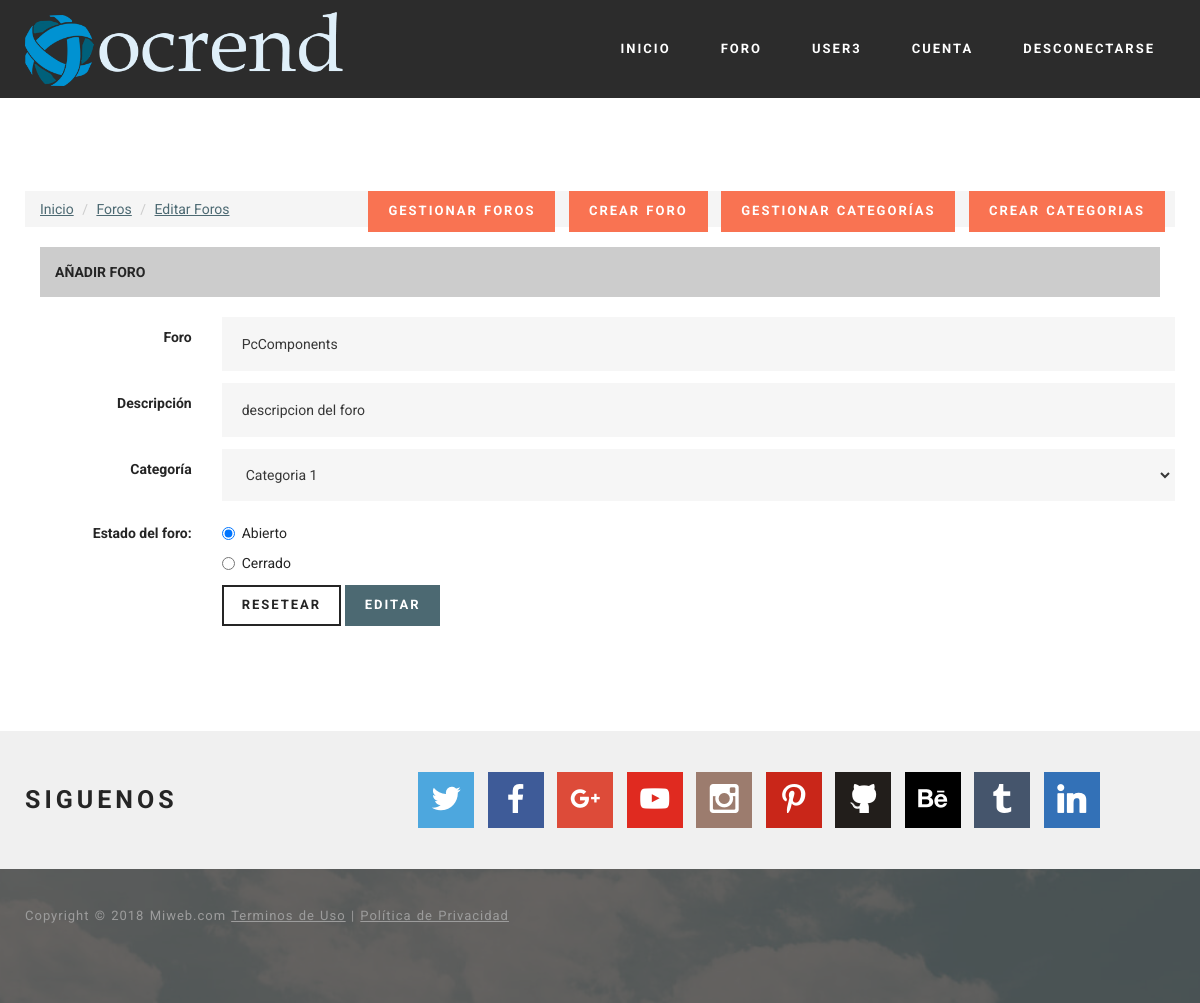
/?view=configforos&mode=edit&id=14 (signed in), run on the app's committed database.
### tables this page shows
CREATE TABLE `users` (
  `id` bigint(255) NOT NULL,
  `user` varchar(17) NOT NULL,
  `pass` varchar(50) NOT NULL,
  `email` varchar(40) NOT NULL,
  `permiso` int(1) NOT NULL DEFAULT '0' COMMENT '0=Usuario normal,  1= moderador  2=admin',
  `activo` int(1) NOT NULL DEFAULT '0',
  `keyreg` varchar(120) NOT NULL DEFAULT '',
  `keypass` varchar(50) NOT NULL,
  `new_pass` varchar(50) NOT NULL,
  `ultima_conexion` int(80) NOT NULL DEFAULT '1539558829',
  `no_leidos` text NOT NULL,
  `img_perfil` varchar(100) NOT NULL DEFAULT 'noavatar.gif',
  `firma` varchar(255) NOT NULL DEFAULT 'Esta es la firma de usuario',
  `rango` varchar(70) NOT NULL DEFAULT 'Usuario',
  `edad` int(3) NOT NULL DEFAULT '18',
  `fecha_reg` varchar(11) NOT NULL DEFAULT '15/10/2018',
  `biografia` varchar(255) NOT NULL DEFAULT 'Biografía del usuario.'
);

CREATE TABLE `foros` (
  `id` int(255) NOT NULL,
  `nombre` varchar(255) NOT NULL,
  `descripcion` varchar(255) NOT NULL,
  `cantidad_mensajes` bigint(255) NOT NULL DEFAULT '0',
  `cantidad_temas` bigint(255) NOT NULL DEFAULT '0',
  `id_categoria` int(100) NOT NULL DEFAULT '1',
  `estado` int(1) NOT NULL DEFAULT '1' COMMENT '1 es el estado abierto del foro y 0 para crrarlo y solo admin tiene acceso',
  `ultimo_tema` varchar(255) NOT NULL,
  `id_ultimo_tema` bigint(255) NOT NULL
);

### core/bin/functions/Users.php (called while the page is built, shortened)
<?php
function Users(){
$db = new Conexion();
$query =  $db->query("SELECT timer FROM config WHERE id='1' LIMIT 1;");
$timer = $db->recorrer($query)[0];
$db-> liberar($query);
$sql = $db->query("SELECT * FROM users");
$usuarios_actuales_db = $db->rows($sql);
if($_SESSION['cantidad_usuarios'] != $usuarios_actuales_db or (time() - 60) <= $timer) {
  while($d = $db->recorrer($sql)) {
    $users[$d['id']]= $d;}
}else {
  if (!isset($_SESSION['users'])) {
    while($d = $db->recorrer($sql)) {
      $users[$d['id']]= $d;}
  } else {
    $users = $_SESSION['users'];
  }
}
return $_SESSION['users'];
}
?>

### core/core.php (called while the page is built, shortened)
<?php
require('core/models/class.Conexion.php');
require('core/bin/functions/Users.php');
require('core/bin/functions/Categorias.php');
require('core/bin/functions/Foros.php');
$_users = Users();
$_categorias = Categorias();
$_foros = Foros();
?>

### core/models/class.Conexion.php (called while the page is built, shortened)
<?php
class Conexion extends mysqli {
public function rows($query){
  return mysqli_num_rows($query);
}
public function liberar($query){
  return mysqli_free_result($query);
}
public function recorrer($query){
  return mysqli_fetch_array($query);
}
}
 ?>

### core/bin/functions/Foros.php (called while the page is built, shortened)
<?php
function Foros(){
$db = new Conexion();
$sql = $db->query("SELECT * FROM foros;");
if($db->rows($sql) > 0) {
  while($d = $db->recorrer($sql)) {
    $foros[$d['id']]= $d;
    }
}else {
  $foros = false;
}
return $foros;
}
?>

### core/bin/functions/Categorias.php (called while the page is built, shortened)
<?php
function Categorias(){
$db = new Conexion();
$sql = $db->query("SELECT * FROM categorias;");
if($db->rows($sql) > 0) {
  while($d = $db->recorrer($sql)) {
    $categorias[$d['id']]= $d;
    }
}else {
  $categorias = false;
}
return $categorias;
}
?>

### html/forum/foros/edit_foro.php (the view, shortened to what this page needs)
<?php include(HTML_DIR . 'overall/header.php'); ?>
<body>
<?php include(HTML_DIR . 'overall/topnav.php'); ?>
 <section class="mbr-section mbr-after-navbar" id="content1-10">
     <div class="mbr-section__container container mbr-section__container--isolated">
 <?php
 if(isset($_SESSION['app_id']) and $_users[$_SESSION['app_id']]['permiso'] >= 2){
   echo'
  <div class="mbr-avbar__column"><ul class="mbr-navbar__items mbr-navbar__items--right mbr-buttons mbr-buttons--freeze mbr-buttons">
  <a class="mbr-buttons__btn btn btn-danger" href="?view=configforos">GESTIONAR FOROS</a>
  <a class="mbr-buttons__btn btn btn-danger" href="?view=configforos&mode=add">CREAR FORO</a>
  <a class="mbr-buttons__btn btn btn-danger" href="?view=categorias">GESTIONAR CATEGORÍAS</a>
  <a class="mbr-buttons__btn btn btn-danger" href="?view=categorias&mode=add">CREAR CATEGORIAS</a>
 </div>
   ';
 }
 ?>
  <ol class="breadcrumb">
    <li class="breadcrumb-item"><i class="fa fa-comments"></i><a href="?view=index">Inicio</a></li>
    <li class="breadcrumb-item"><i class="fa fa-comments"></i><a href="?view=forum">Foros</a></li>
    <li class="breadcrumb-item"><i class="fa fa-comments"></i><a href="?view=adm_foros">Editar Foros</a></li>
  </ol>
  <div class="col-sm-12">
    <table width="100%" border="0" cellspacing="2" cellpadding="2">
       <tr>
         <th scope="col" bgcolor="#CCCCCC" style="margin-bottom:5px; height:32px;" >
           <div align="left" style="margin-left:15px; margin-top:15px; margin-bottom:15px;">AÑADIR FORO</div></th>
       </tr>
     </table><br />
<div class="row">
  <div class="col-md_12">
    <form class="form-horizontal" id="form_foro" action="?view=configforos&mode=edit&id=<?php echo $id_foro;  ?>" method="POST" enctype="application/x-www-form-urlencoded">
      <fieldset>
        <div class="form-group">
          <label for="inputEmail" class="col-lg-2 control-label">Foro</label>
          <div class="col-lg-10">
          <input type="text" class="form-control" maxlength="200" name="nombre" placeholder="Nombre del foro" value="<?php echo $_foros[$_GET['id']]['nombre']; ?>">
        </div>
      </div>
      <div class="form-group">
        <label for="inputEmail" class="col-lg-2 control-label">Descripción</label>
        <div class="col-lg-10">
        <input type="text" class="form-control" maxlength="250" name="descripcion" placeholder="Descripción corta para el foro (Acepta HTML)" value="<?php echo $_foros[$_GET['id']]['descripcion']; ?>">
      </div>
      </div>
      <div class="form-group">
        <label for="inputEmail" class="col-lg-2 control-label">Categoría</label>
        <div class="col-lg-10">
        <select  name="categoria" class="form-control">
            <?php
              foreach($_categorias as $id_categoria => $array_categoria){
                if($id_categoria == $_foros[$_GET['id']]['id_categoria']){
                    echo '<option value="'.$id_categoria.'" selected>'.$_categorias[$id_categoria]['nombre'].'</option>';
                }else{
                    echo '<option value="'.$id_categoria.'">'.$_categorias[$id_categoria]['nombre'].'</option>';
                }
                }
          ?>
        </select>
      </div>
      </div>
      <div class="form-group">
        <label class="col-lg-2 control-label">Estado del foro:</label>
        <div class="col-lg-10">
                  <div class="radio">
                    <label>
                      <input type="radio" name="estado"  value="1" <?php if($_foros[$_GET['id']]['estado'] == 1){ echo 'checked=""';} ?> > Abierto
                    </label>
                    </div>
                    <div class="radio">
                      <label>
                        <input type="radio" name="estado" value="0" <?php if($_foros[$_GET['id']]['estado'] == 0){ echo 'checked=""';} ?> >Cerrado
                      </label>
                      </div>
                  </div>
              </div>
      <div class="form-group">
        <div class="col-lg-10 col-lg-offset-2">
          <button type="reset" class="btn btn-default">RESETEAR</button>
          <button type="submit" class="btn btn-primary">EDITAR</button>
        </div>
      </div>
    </fieldset>
</form>
</div>
</div>
 </div>
 </section>
 <?php include(HTML_DIR . 'overall/footer.php'); ?>
 </body>
 </html>

### html/overall/topnav.php (shortened to what this page needs)
<section class="mbr-navbar mbr-navbar--freeze mbr-navbar--absolute mbr-navbar--sticky mbr-navbar--auto-collapse" id="ext_menu-0">
    <div class="mbr-navbar__section mbr-section">
        <div class="mbr-section__container container">
            <div class="mbr-navbar__container">
                <div class="mbr-navbar__column mbr-navbar__column--s mbr-navbar__brand">
                    <span class="mbr-navbar__brand-link mbr-brand mbr-brand--inline">
                        <span class="mbr-brand__logo"><a href="#"><img class="mbr-navbar__brand-img mbr-brand__img" src="views/images/logo.png" alt="Mobirise"></a></span>
                    </span>
                </div>
                <div class="mbr-navbar__column mbr-navbar__menu">
                    <nav class="mbr-navbar__menu-box mbr-navbar__menu-box--inline-right">
                        <div class="mbr-navbar__column"><ul class="mbr-navbar__items mbr-navbar__items--right mbr-buttons mbr-buttons--freeze mbr-buttons--right btn-decorator mbr-buttons--active"><li class="mbr-navbar__item">
                          <a class="mbr-buttons__link btn text-white" href="#">INICIO</a></li><li class="mbr-navbar__item">
                            <a class="mbr-buttons__link btn text-white" href="?view=forum">FORO</a></li><li class="mbr-navbar__item">
<?php
if(!isset($_SESSION['app_id'])){
  echo '<a class="mbr-buttons__link btn text-white" data-toggle="modal" data-target="#Login">INICIAR SESIÓN</a></li><li class="mbr-navbar__item">
  <div class="mbr-navbar__column"><ul class="mbr-navbar__items mbr-navbar__items--right mbr-buttons mbr-buttons--freeze mbr-buttons--right btn-inverse mbr-buttons--active">
  <li class="mbr-navbar__item"><a class="mbr-buttons__btn btn btn-danger" data-toggle="modal" data-target="#Registro">REGISTRO</a></li></ul></div>
';
}else {
  echo '<a class="mbr-buttons__link btn text-white" href="?view=perfil&id='.$_SESSION['app_id'].'">'. strtoupper($_users[$_SESSION['app_id']]['user']) .'</a></li><li class="mbr-navbar__item">
        <a class="mbr-buttons__link btn text-white" href="?view=cuenta">CUENTA</a></li><li class="mbr-navbar__item">
        <a class="mbr-buttons__link btn text-white" href="?view=logout">DESCONECTARSE</a></li><li class="mbr-navbar__item">
  ';
}
?>
                    </nav>
                </div>
            </div>
        </div>
    </div>
</section>

### views/mobirise/css/style.css (style rules this page uses)
html { position: relative; min-height: 100%; }
.mbr-navbar { position: relative; width: 100%; }
.mbr-navbar:before { content: ""; display: block; }
.mbr-navbar__brand-link:after, .mbr-navbar__brand-img { height: 74px; }
.mbr-navbar:before, .mbr-navbar__container { height: 98px; }
.mbr-navbar__brand-img { position: relative; }
.mbr-navbar__brand-img, .mbr-navbar__container, .mbr-navbar__section { -webkit-transition: all 300ms ease-in-out 0s; -o-transition: all 300ms ease-in-out 0s; transition: all 300ms ease-in-out 0s; }
.mbr-navbar__section { background: #2c2c2c; height: auto; position: absolute; top: 0; width: 100%; z-index: 1000; }
.mbr-navbar__container { display: table; padding: 12px 0; width: 100%; }
.mbr-navbar__menu-box { display: table; width: 100%; }
.mbr-navbar__menu-box--inline-left, .mbr-navbar__menu-box--inline-center, .mbr-navbar__menu-box--inline-right { display: block; text-align: left; }
.mbr-navbar__menu-box--inline-right { text-align: right; }
.mbr-navbar__column { display: table-cell; vertical-align: middle; }
.mbr-navbar__column--s { width: 20%; }
.mbr-navbar__menu-box--inline-left .mbr-navbar__column, .mbr-navbar__menu-box--inline-center .mbr-navbar__column, .mbr-navbar__menu-box--inline-right .mbr-navbar__column { display: inline-block; }
.mbr-navbar__items { float: left; padding-left: 0px; position: relative; left: -20px; }
.mbr-navbar__items--right { float: right; left: 0; }
.mbr-navbar__item { display: block; float: left; position: relative; }
.mbr-navbar--sticky .mbr-navbar__section { position: fixed; }
.mbr-navbar--absolute { position: absolute; }
.mbr-after-navbar:before { content: ""; display: block; height: 98px; }
.mbr-brand { display: block; float: left; position: relative; }
.mbr-brand, .mbr-brand:hover { text-decoration: none; }
.mbr-brand--inline { display: table; }
.mbr-brand--inline:after { content: ""; display: table-cell; width: 1px; }
.mbr-brand--inline .mbr-brand__logo, .mbr-brand--inline .mbr-brand__name { display: table-cell; vertical-align: middle; }
.mbr-brand--inline .mbr-brand__logo { padding-right: 10px; }
.mbr-section { padding: 0 20px; }
.mbr-section__container { padding: 0; position: relative; z-index: 3; }
.mbr-section__container--isolated { padding-bottom: 93px; padding-top: 93px; }
.mbr-buttons { margin: -26px 0 13px 0; position: relative; text-align: left; top: 26px; }
.mbr-buttons__btn, .mbr-buttons__link { margin: 0 10px 13px 0; }
.mbr-buttons__btn, .mbr-buttons__link, .mbr-buttons__btn:hover, .mbr-buttons__link:hover { text-decoration: none; }
.mbr-buttons--right { text-align: right; }
.mbr-buttons--right .mbr-buttons__btn, .mbr-buttons--right .mbr-buttons__link { margin: 0 0 13px 10px; }

### views/mobirise/css/mbr-additional.css (style rules this page uses)
#ext_menu-0 .mbr-navbar__section { background: #2c2c2c; }

### data on the page
users: user "USER3"
foros: nombre "PcComponents", descripcion "descripcion del foro", estado "☑ Abierto", estado "☐ Cerrado"

### other printed values
APP_COPY "Copyright © 2018 Miweb.com"
form field categoria "Categoria 1"
